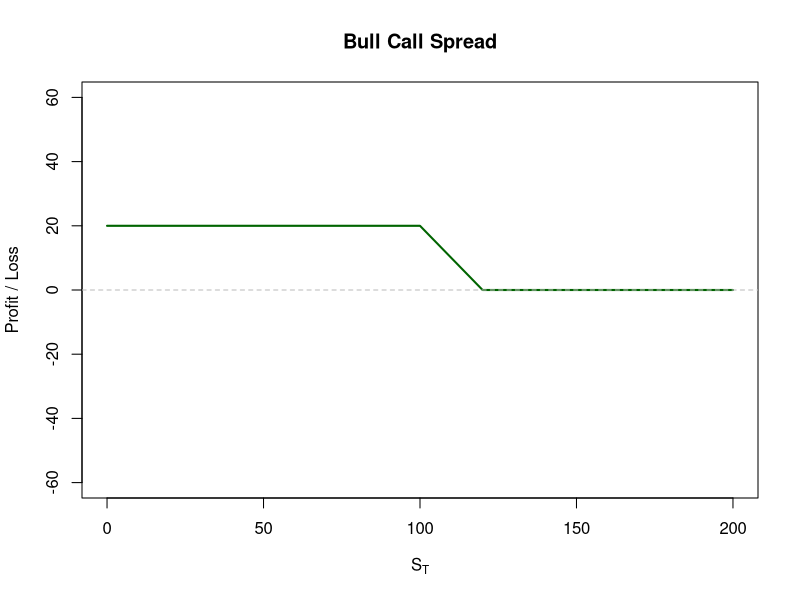
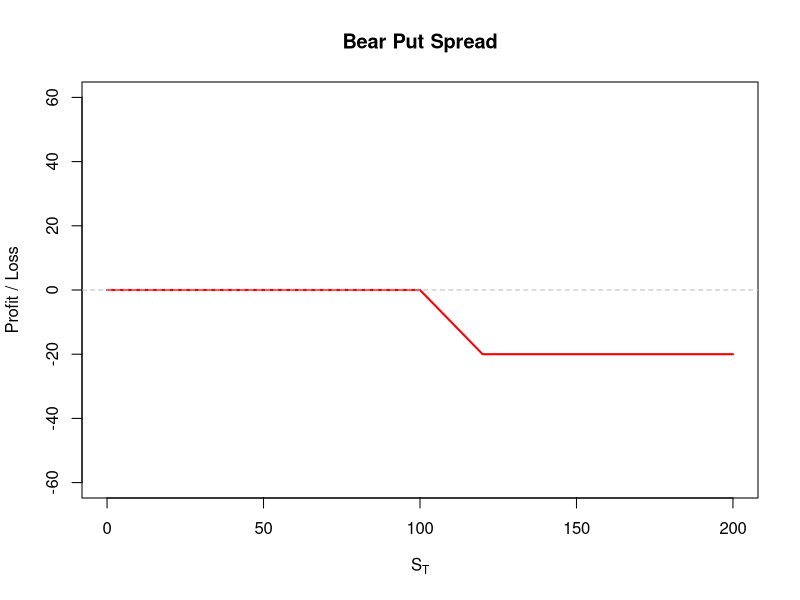
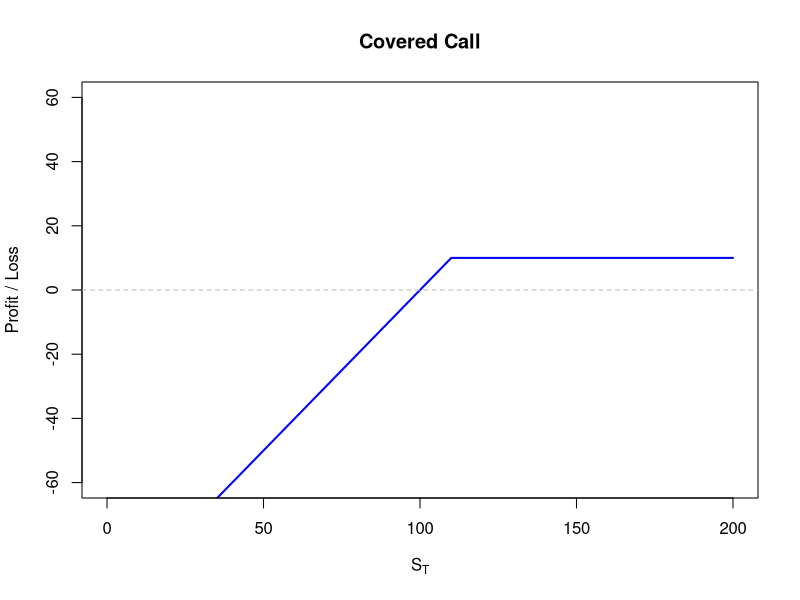
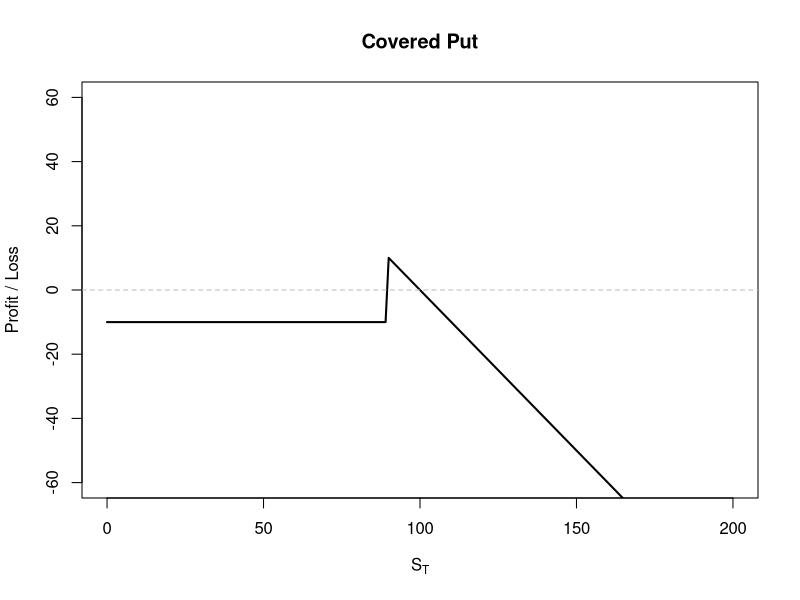
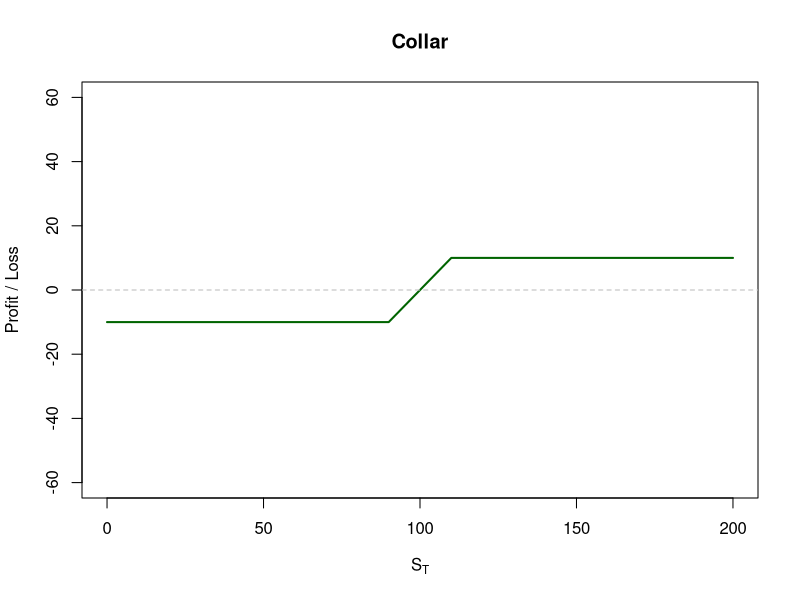
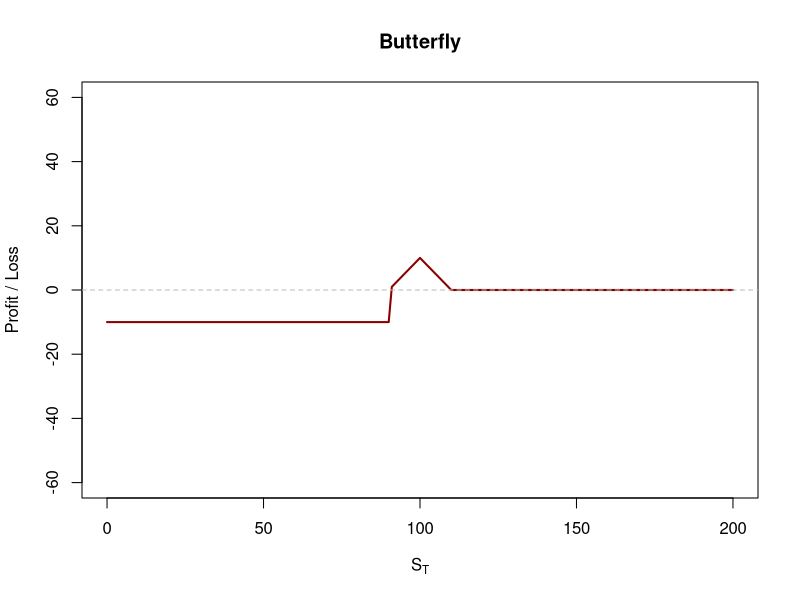
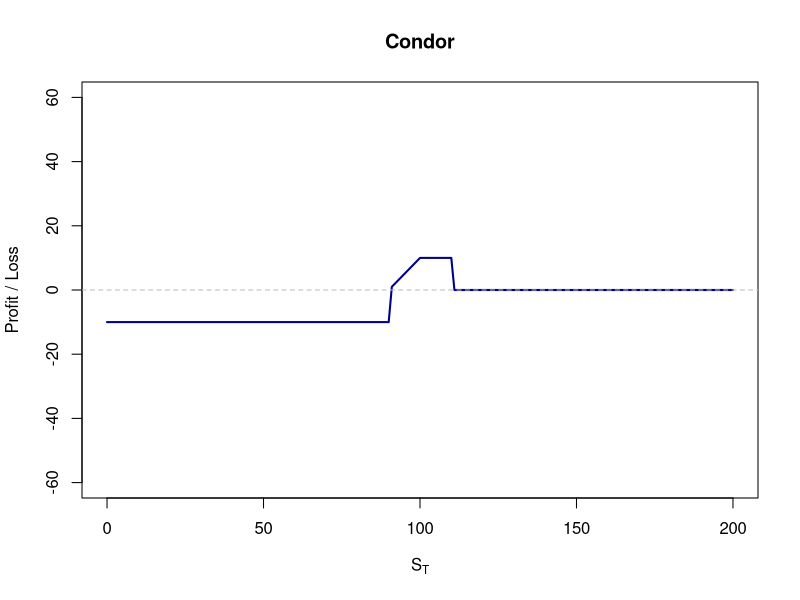
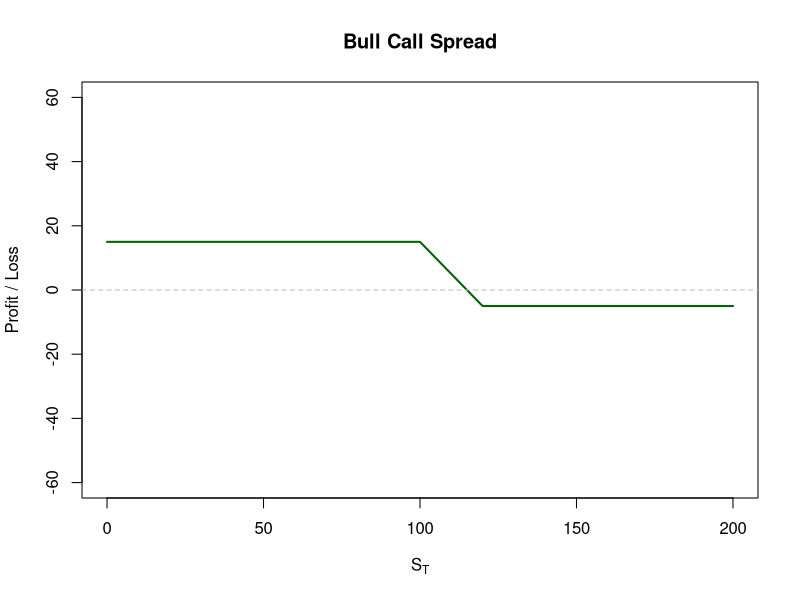

Generate these figures, in order, with R:
## ---- chunk 1
#1. b
#Bull Call Spread:
  S_T <- seq(0, 200, by = 1)
  S_0 <- 100
  K1 <- 100
  K2 <- 120
  PayOff <- numeric(length(S_T))
  for (i in 1:length(S_T)) {
    if (S_T[i] <= K1) {
      PayOff[i] <- K2-K1
    } else if (S_T[i] > K1 && S_T[i] < K2) {
      PayOff[i] <- K2 - S_T[i]
    }
    else {
      PayOff[i] <- 0
    }
  }
  
  do_plot <- function(main, color) {
    plot(S_T, PayOff, type = "l", lwd = 2, col = color,
        xlim = c(0,200),
        ylim = c(-60,60),
        xlab = expression(S[T]), 
        ylab = "Profit / Loss",
        main = main)
    abline(h = 0, col = "gray", lty = 2)
  }
  do_plot("Bull Call Spread","darkgreen")
  
#Bear Put Spread:
  for (i in 1:length(S_T)) {
    if (S_T[i] <= K1) {
      PayOff[i] <- 0
    } else if (S_T[i] > K1 && S_T[i] < K2) {
      PayOff[i] <- K1 - S_T[i]
    }
    else {
      PayOff[i] <- K1-K2
    }
  }
  do_plot("Bear Put Spread","red")

#Covered Call: 
  K <- 110
  for (i in 1:length(S_T)) {
    if (S_T[i] <= K) {
      PayOff[i] <- S_T[i]-S_0
    } else 
      PayOff[i] <- K - S_0
  }
  do_plot("Covered Call","blue")
  
#Covered Put:
  K <- 90
  for (i in 1:length(S_T)) {
    if (S_T[i] < K) {
      PayOff[i] <- K - S_0
    } else 
      PayOff[i] <- -(S_T[i]-S_0)
  }
    do_plot("Covered Put","black")
#Collar
  K1 <- 90
  K2 <- 110
  for (i in 1:length(S_T)) {
    if (S_T[i] <= K1) {
      PayOff[i] <- K1 - S_0
    } else if(S_T[i] > K1 && S_T[i] < K2){
      PayOff[i] <- S_T[i]-S_0
    } else if (S_T[i] >= K2)
      PayOff[i]  <- K2 - S_0
  }
    do_plot("Collar","darkgreen")

#Butterfly
    K1 <- 90
    K2 <- 100
    K3 <- 110
    for (i in 1:length(S_T)) {
    if (S_T[i] <= K1) {
      PayOff[i] <- K1 - S_0
    } else if(S_T[i] > K1 && S_T[i] <= K2){
      PayOff[i] <- S_T[i]-K1
    } else if (S_T[i] > K2 && S_T[i] <= K3){
      PayOff[i]<-K3-S_T[i]
    } else
      PayOff[i]  <- 0
    }
    do_plot("Butterfly","darkred")
    
# Condor
    K1 <- 90
    K2 <- 100
    K3 <- 110
    K4 <- 120
    
    for (i in 1:length(S_T)) {
    if (S_T[i] <= K1) {
      PayOff[i] <- K1 - S_0
    } else if(S_T[i] > K1 && S_T[i] <= K2){
      PayOff[i] <- S_T[i]-K1
    } else if (S_T[i] > K2 && S_T[i] <= K3){
      PayOff[i]<-K2-K1
    } else if (K3 < S_T[i] && S_T[i] <= K4){
      K4 - S_T[i]
    }
      else
      PayOff[i]  <- 0
    }
    do_plot("Condor","darkblue")
## ---- chunk 2
#1. d
#Bull Call Spread:
  premium <- 5
  S_T <- seq(0, 200, by = 1)
  S_0 <- 100
  K1 <- 100
  K2 <- 120
  PayOff <- numeric(length(S_T))
  for (i in 1:length(S_T)) {
    if (S_T[i] <= K1) {
      PayOff[i] <- K2-K1
    } else if (S_T[i] > K1 && S_T[i] < K2) {
      PayOff[i] <- K2 - S_T[i]
    }
    else {
      PayOff[i] <- 0
    }
  }
  
  do_plot <- function(main, color) {
    profit <- PayOff-premium
    plot(S_T, profit, type = "l", lwd = 2, col = color,
        xlim = c(0,200),
        ylim = c(-60,60),
        xlab = expression(S[T]), 
        ylab = "Profit / Loss",
        main = main)
    abline(h = 0, col = "gray", lty = 2)
  }
  do_plot("Bull Call Spread","darkgreen")
  
#Bear Put Spread:
  for (i in 1:length(S_T)) {
    if (S_T[i] <= K1) {
      PayOff[i] <- 0
    } else if (S_T[i] > K1 && S_T[i] < K2) {
      PayOff[i] <- K1 - S_T[i]
    }
    else {
      PayOff[i] <- K1-K2
    }
  }
  do_plot("Bear Put Spread","red")

#Covered Call: 
  K <- 110
  for (i in 1:length(S_T)) {
    if (S_T[i] <= K) {
      PayOff[i] <- S_T[i]-S_0
    } else 
      PayOff[i] <- K - S_0
  }
  do_plot("Covered Call","blue")
  
#Covered Put:
  K <- 90
  for (i in 1:length(S_T)) {
    if (S_T[i] < K) {
      PayOff[i] <- K - S_0
    } else 
      PayOff[i] <- -(S_T[i]-S_0)
  }
    do_plot("Covered Put","black")
#Collar
  K1 <- 90
  K2 <- 110
  for (i in 1:length(S_T)) {
    if (S_T[i] <= K1) {
      PayOff[i] <- K1 - S_0
    } else if(S_T[i] > K1 && S_T[i] < K2){
      PayOff[i] <- S_T[i]-S_0
    } else if (S_T[i] >= K2)
      PayOff[i]  <- K2 - S_0
  }
    do_plot("Collar","darkgreen")

#Butterfly
    K1 <- 90
    K2 <- 100
    K3 <- 110
    for (i in 1:length(S_T)) {
    if (S_T[i] <= K1) {
      PayOff[i] <- K1 - S_0
    } else if(S_T[i] > K1 && S_T[i] <= K2){
      PayOff[i] <- S_T[i]-K1
    } else if (S_T[i] > K2 && S_T[i] <= K3){
      PayOff[i]<-K3-S_T[i]
    } else
      PayOff[i]  <- 0
    }
    do_plot("Butterfly","darkred")
    
# Condor
    K1 <- 90
    K2 <- 100
    K3 <- 110
    K4 <- 120
    
    for (i in 1:length(S_T)) {
    if (S_T[i] <= K1) {
      PayOff[i] <- K1 - S_0
    } else if(S_T[i] > K1 && S_T[i] <= K2){
      PayOff[i] <- S_T[i]-K1
    } else if (S_T[i] > K2 && S_T[i] <= K3){
      PayOff[i]<-K2-K1
    } else if (K3 < S_T[i] && S_T[i] <= K4){
      K4 - S_T[i]
    }
      else
      PayOff[i]  <- 0
    }
    do_plot("Condor","darkblue")
## ---- chunk 3
#2
  C <- 3
  P <- 2
  K <- 58
  S0 <- 60
  t <- 0
  r <- 0.10
  T <- 1
  
  K_disc <- K * exp(-r * (T-t))
  right_side <- C + K_disc
  left_side <- P + S0
  diff<-abs(right_side-left_side)
  diff<-round(diff,2)
  print(list(left_side = left_side, right_side = right_side, diff=diff))
